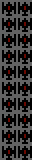

Below is a game level as drawn by its tile map, then a one-line description and the .tmx that defines it (tile-layer data replaced by summaries):
An orthogonal 2x10 tile map with 16x16 px tiles, 1 tile layer (Tile Layer 1).

<map version="1.0" orientation="orthogonal" renderorder="right-down" width="2" height="10" tilewidth="16" tileheight="16" nextobjectid="1">
 <tileset firstgid="1" name="BattleCity_Sprites" tilewidth="16" tileheight="16">
  <image source="BattleCity_Sprites.png" width="800" height="512" />
  <tile id="1191">
   <properties>
    <property name="numbervalue" value="0" />
   </properties>
  </tile>
  <tile id="1192">
   <properties>
    <property name="numbervalue" value="1" />
   </properties>
  </tile>
  <tile id="1193">
   <properties>
    <property name="numbervalue" value="3" />
   </properties>
  </tile>
  <tile id="1194">
   <properties>
    <property name="numbervalue" value="" />
   </properties>
  </tile>
  <tile id="1195">
   <properties>
    <property name="numbervalue" value="4" />
   </properties>
  </tile>
  <tile id="1241">
   <properties>
    <property name="numbervalue" value="5" />
   </properties>
  </tile>
  <tile id="1242">
   <properties>
    <property name="numbervalue" value="6" />
   </properties>
  </tile>
  <tile id="1243">
   <properties>
    <property name="numbervalue" value="7" />
   </properties>
  </tile>
  <tile id="1244">
   <properties>
    <property name="numbervalue" value="8" />
   </properties>
  </tile>
  <tile id="1245">
   <properties>
    <property name="numbervalue" value="9" />
   </properties>
  </tile>
 </tileset>
 <layer name="Tile Layer 1" width="2" height="10">
  <data>[20 cells, 20 non-empty, 1 distinct tile ids]</data>
 </layer>
</map>
